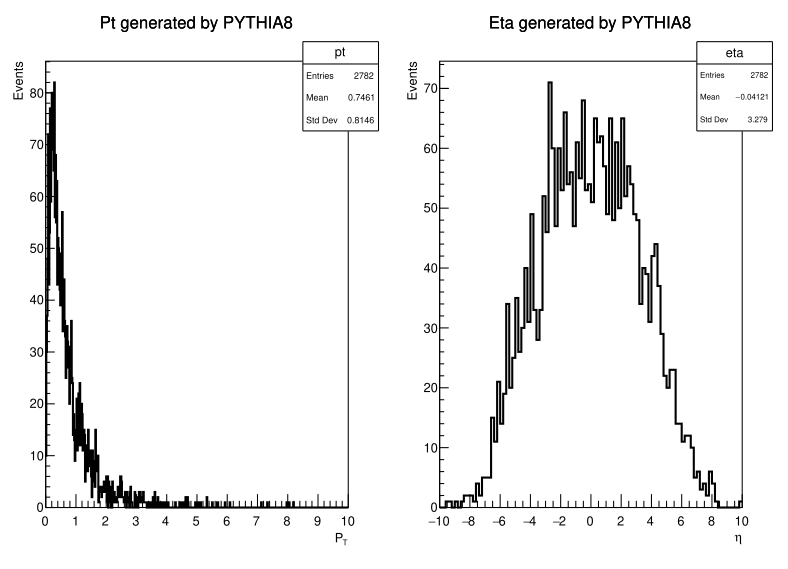

Source code (Python):
import ROOT

# Open the file
f = ROOT.TFile("ex9.root")

# Get the tree
tree = f.Get("tree")

# Create a canvas
canvas = ROOT.TCanvas("canvas", "", 800, 600)
canvas.Divide(2, 1)

# Create a histogram
pt = ROOT.TH1F("pt", "Pt generated by PYTHIA8", 500, 0, 10)
eta = ROOT.TH1F("eta", "Eta generated by PYTHIA8", 100, -10, 10)

# Loop over the events
for event in tree:
    pt.Fill(event.Pt)
    eta.Fill(event.Eta)

# Customize the histogram properties
pt.SetLineColor(ROOT.kBlack)
pt.SetLineWidth(2)

eta.SetLineColor(ROOT.kBlack)
eta.SetLineWidth(2)

# Customize the canvas properties
canvas.SetFillColor(ROOT.kWhite)
canvas.SetLeftMargin(0.15)
canvas.SetBottomMargin(0.15)

# Add axis labels
pt.GetXaxis().SetTitle("P_{T}")
pt.GetYaxis().SetTitle("Events")

eta.GetXaxis().SetTitle("#eta")
eta.GetYaxis().SetTitle("Events")

# Draw the histogram
canvas.cd(1)
pt.Draw()

canvas.cd(2)
eta.Draw()

# Save the canvas
canvas.SaveAs("plots.root")
canvas.SaveAs("plots.pdf")

# Close the file
f.Close()
